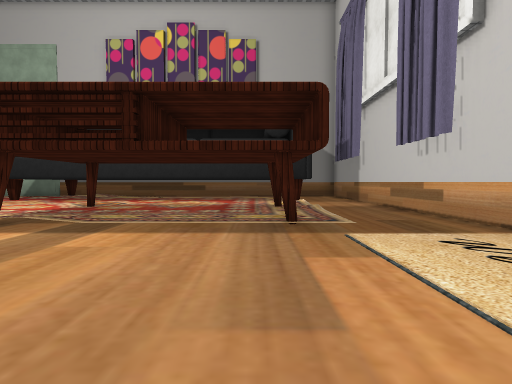
[1] (above)

15 first-person views from a walk through a 3-D level made in the Unity game engine. The camera is 0.33 m above the floor, tilts 2° down and sees 85° across. The floor is counted in squares, 0.5 m on a side. Each view is taken from the middle of a square. On the plan, view 1 faces up. The plan holds only what a view shows up to about 9 squares ahead; the rest is blank. The place goes on beyond the plan. Some surface patterns are stand-ins.

[2]
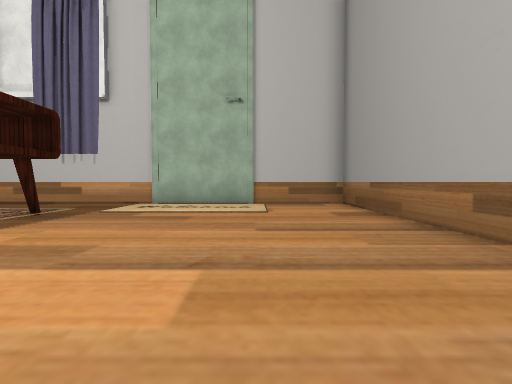

[3]
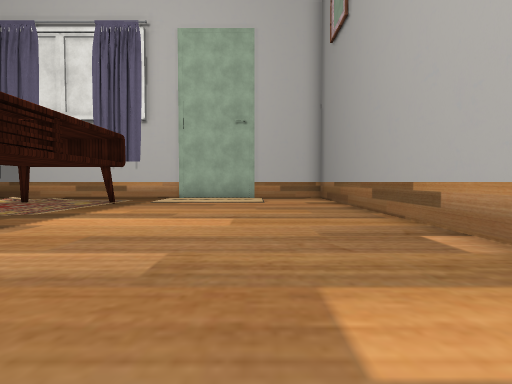

[4]
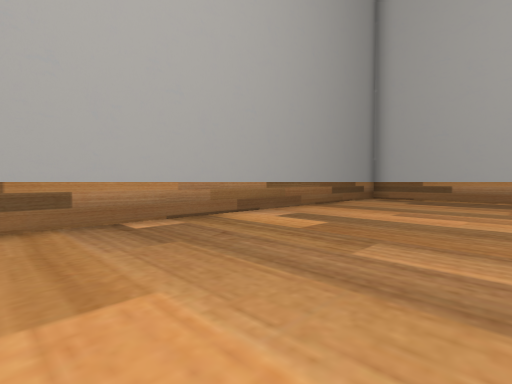

[5]
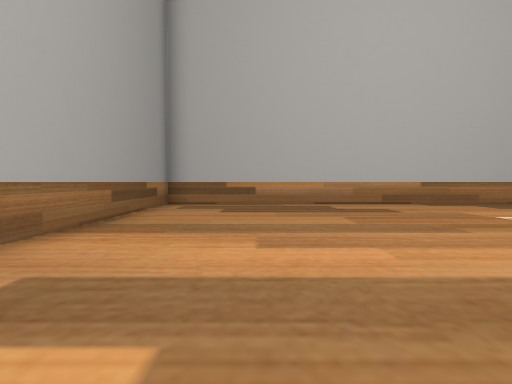

[6]
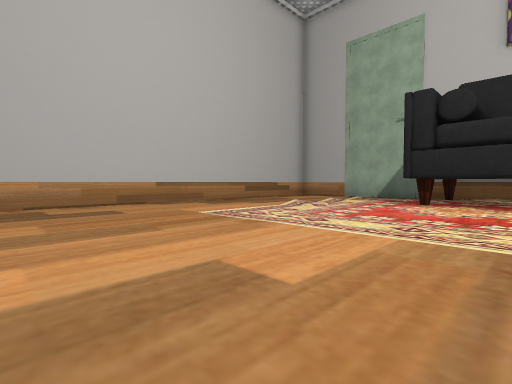

[7]
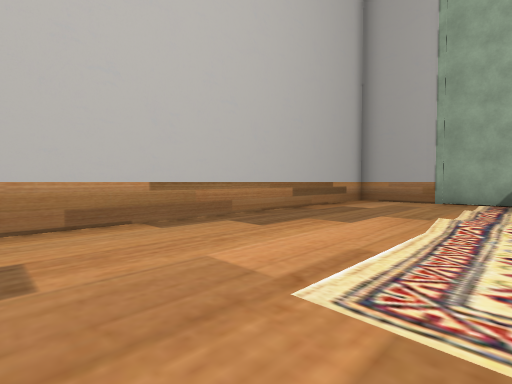

[8]
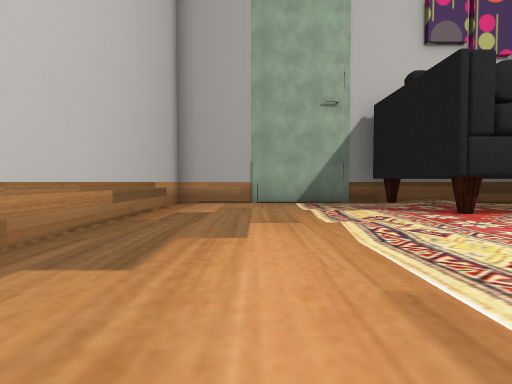

[9]
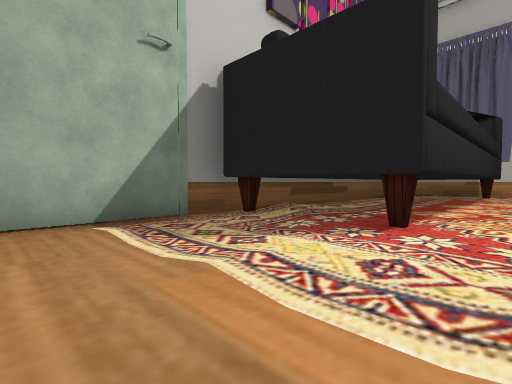

[10]
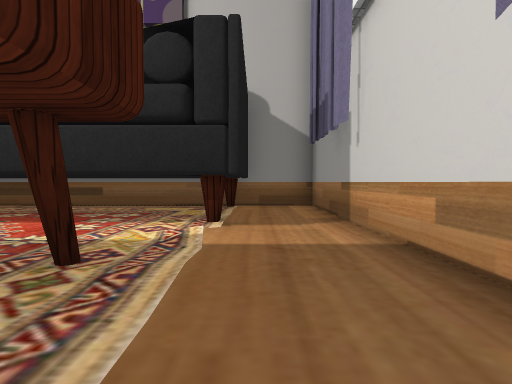

[11]
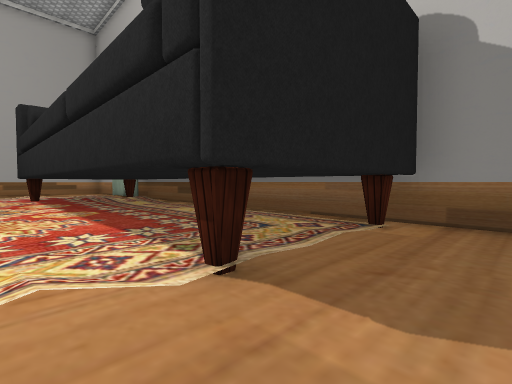

[12]
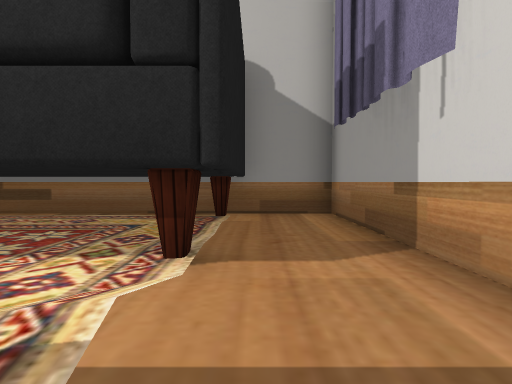

[13]
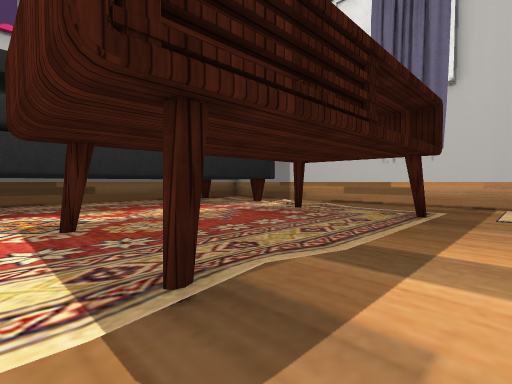

[14]
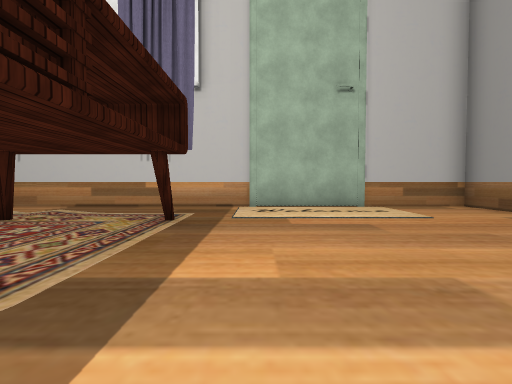

[15]
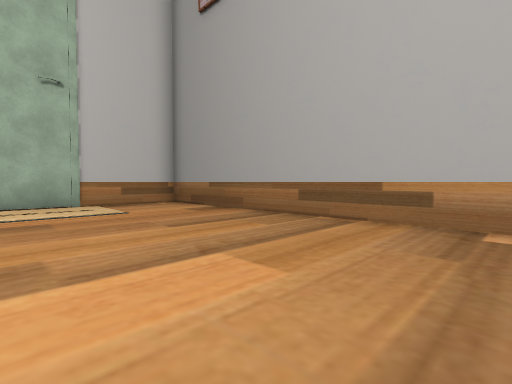

### Floor plan
Key: @ floor where view 1 was taken; # wall or solid block; . floor; O other object.
Columns run from 15 left of view 1 to 4 right of it. Each row starts with its distance up from view 1.
 13 ####################
 12 #..... OOOOOOOOOO#.#
 11 #....  OOO#OO#OO##.#
 10 #....  OOO#OO#OO##.#
  9 #....  OOOOOOOOOOO.#
  8 #....           ...#
  7 #....          OO..#
  6 #....           ...#
  5 #....      O.. OO..#
  4 #..........O....O..#
  3 #................. #
  2 #................  #
  1 #................  #
  0 #..............@...#
 -1 #..................#
 -2 #..................#
 -3 ####################

Where each view was taken, in squares from view 1:
view 1: 0 up, 0 right, facing up
view 2: 0 up, 5 left, facing right
view 3: 0 up, 8 left, facing right
view 4: 2 up, 3 left, facing down-left
view 5: 0 up, 6 left, facing left
view 6: 1 up, 6 left, facing up-left
view 7: 3 up, 10 left, facing up-left
view 8: 4 up, 12 left, facing up
view 9: 8 up, 12 left, facing up-right
view 10: 5 up, 2 right, facing up
view 11: 8 up, 3 right, facing up-left
view 12: 7 up, 2 right, facing up
view 13: 3 up, 5 left, facing up-right
view 14: 3 up, 4 left, facing right
view 15: 2 up, 5 left, facing down-right
